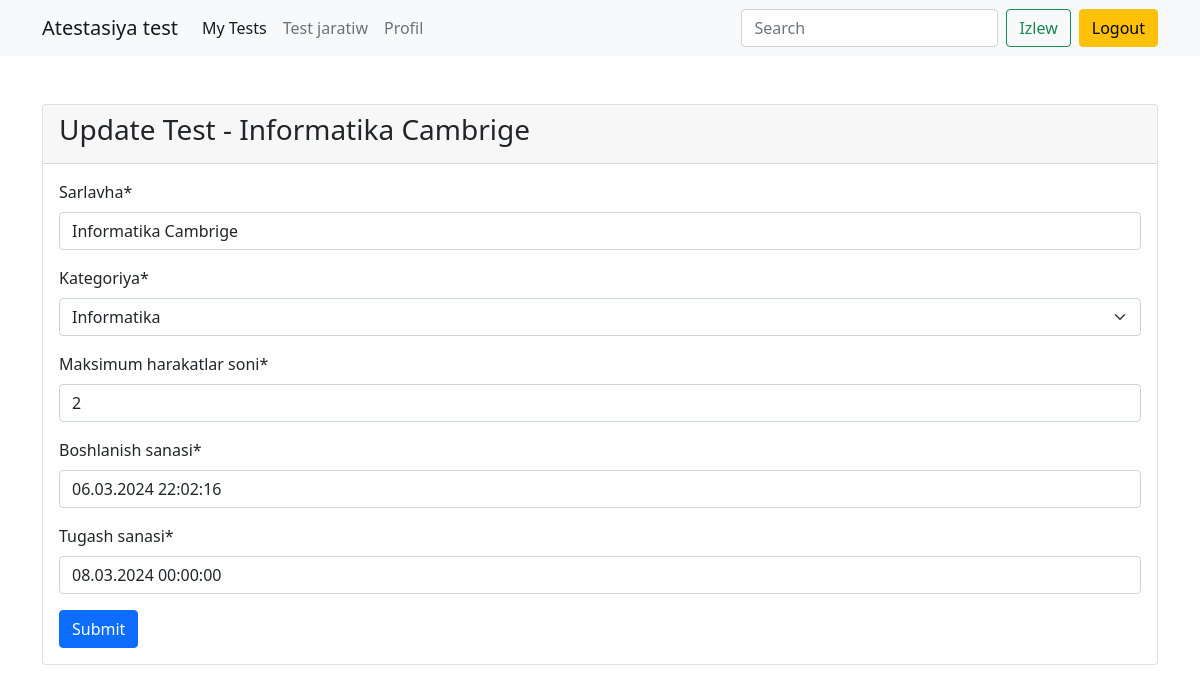
Screenshot of /update-test/c920897a-b433-411c-a8ac-caac67b8a3d1/ (signed in) with the database file from the repository.
### main/models.py (models this page shows, shortened)
class Test(models.Model):
    id = models.UUIDField(primary_key=True, default=uuid.uuid4, editable=False)
    author = models.ForeignKey(User, on_delete=models.CASCADE, verbose_name="avtor")
    category = models.ForeignKey(Category, on_delete=models.CASCADE, verbose_name="kategoriya")
    title = models.CharField(max_length=250, verbose_name="sarlavha")
    maximum_attemps = models.PositiveIntegerField(verbose_name="maksimum harakatlar soni")
    pass_percentage = models.PositiveIntegerField(default=60)
    start_date = models.DateTimeField(default=timezone.now, verbose_name="boshlanish sanasi")
    end_date = models.DateTimeField(default=(timezone.now()+timezone.timedelta(days=2)), verbose_name="tugash sanasi")
    class Meta:
        verbose_name = "Test"
        verbose_name_plural = "Testlar"

### main/views.py (the view, shortened to what this page needs)
# urls.py: path("update-test/<uuid:test_id>/", update_test, name="update_test"),
@login_required(login_url="login")
def update_test(request, test_id):
    test = Test.objects.get(id=test_id)
    user = request.user
    if user == test.author:
        form = TestForm(instance=test)
        return render(request, "update_test.html", {"form":form, 'test':test})
    else:
        messages.error(request, "Bu test sizga tegishli emas!")
        return redirect('index')

### main/forms.py
class TestForm(ModelForm):
    class Meta:
        model = Test
        fields = ["title", "category", "maximum_attemps", "start_date", "end_date"]

### main/models.py (called while the page is built)
    def __str__(self):
        return str(self.name)

### templates/update_test.html (shortened to what this page needs)
{% extends "base.html" %}
{% load crispy_forms_tags %}
{% block content %}
    <div class="card mt-5">
        <div class="card-header">
            <h3>Update Test - {{test.title}}</h3>
        </div>
        <div class="card-body">
            <form  method="post">
                {{form|crispy}}
                <button class="btn btn-primary" type="submit">Submit</button>
            </form>
        </div>
    </div>
{% endblock content %}

### rows the page displays
Test: title "Informatika Cambrige", category "Informatika", maximum_attemps "2", start_date "06.03.2024 22:02:16", end_date "08.03.2024 00:00:00"
